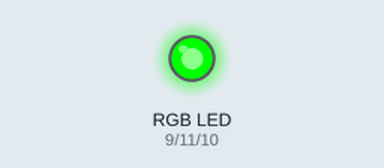
A sketch run on a simulated Arduino Uno, built with avr-gcc and run on an emulated ATmega328P. Shown: an RGB LED mixed from three pins (HIGH = lit).

Above: at 0.1 s.
Timing chart, 0 to 1.6 s (numbered marks = the images above):
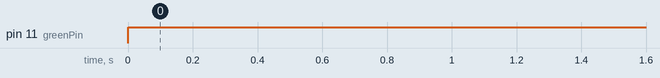

Measured:
- by itself, pin 11 (greenPin): LOW → HIGH at 0.00 s

The sketch:

D_ColoredLED.ino
```cpp
const int redPin = 9;
const int greenPin = 11;
const int bluePin = 10;

void setColourRgb(unsigned int red, unsigned int green, unsigned int blue) {
  analogWrite(redPin, red);
  analogWrite(greenPin, green);
  analogWrite(bluePin, blue);
}

void setup() {
  // Start off with the LED off.
  setColourRgb(0,0,0);
}

void loop() {
  setColourRgb(0, 255, 0);
  delay(1000);
}
```
